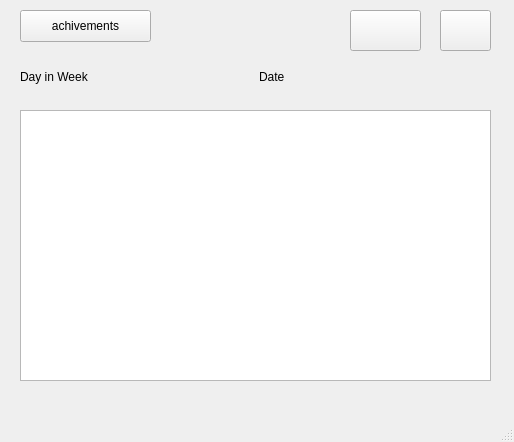
<?xml version="1.0" encoding="UTF-8"?>
<ui version="4.0">
 <class>MainWindow</class>
 <widget class="QMainWindow" name="MainWindow">
  <property name="geometry">
   <rect>
    <x>0</x>
    <y>0</y>
    <width>514</width>
    <height>442</height>
   </rect>
  </property>
  <property name="windowTitle">
   <string>MainWindow</string>
  </property>
  <widget class="QWidget" name="centralwidget">
   <widget class="QWidget" name="layoutWidget">
    <property name="geometry">
     <rect>
      <x>20</x>
      <y>50</y>
      <width>471</width>
      <height>331</height>
     </rect>
    </property>
    <layout class="QGridLayout" name="gridLayout" rowstretch="1,5">
     <item row="0" column="0">
      <layout class="QHBoxLayout" name="horizontalLayout" stretch="1,1">
       <item>
        <widget class="QLabel" name="dayInWeek_label">
         <property name="text">
          <string>Day in Week</string>
         </property>
        </widget>
       </item>
       <item>
        <widget class="QLabel" name="date_label">
         <property name="text">
          <string>Date</string>
         </property>
        </widget>
       </item>
      </layout>
     </item>
     <item row="1" column="0">
      <widget class="QListWidget" name="listWidget"/>
     </item>
    </layout>
   </widget>
   <widget class="QWidget" name="horizontalLayoutWidget">
    <property name="geometry">
     <rect>
      <x>200</x>
      <y>0</y>
      <width>101</width>
      <height>41</height>
     </rect>
    </property>
    <layout class="QHBoxLayout" name="notifier_layout"/>
   </widget>
   <widget class="QPushButton" name="setting_pushButton">
    <property name="geometry">
     <rect>
      <x>440</x>
      <y>10</y>
      <width>51</width>
      <height>41</height>
     </rect>
    </property>
    <property name="text">
     <string/>
    </property>
   </widget>
   <widget class="QPushButton" name="achivements_pushButton">
    <property name="geometry">
     <rect>
      <x>20</x>
      <y>10</y>
      <width>131</width>
      <height>32</height>
     </rect>
    </property>
    <property name="text">
     <string>achivements</string>
    </property>
   </widget>
   <widget class="QPushButton" name="lineChart_pushButton">
    <property name="geometry">
     <rect>
      <x>350</x>
      <y>10</y>
      <width>71</width>
      <height>41</height>
     </rect>
    </property>
    <property name="text">
     <string/>
    </property>
   </widget>
  </widget>
  <widget class="QMenuBar" name="menubar">
   <property name="geometry">
    <rect>
     <x>0</x>
     <y>0</y>
     <width>514</width>
     <height>28</height>
    </rect>
   </property>
  </widget>
  <widget class="QStatusBar" name="statusbar"/>
 </widget>
 <resources/>
 <connections/>
</ui>
